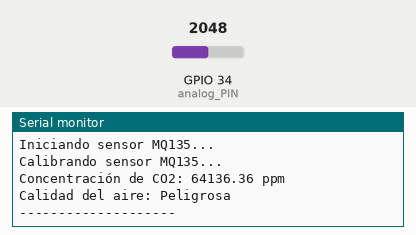
Recording of a program running on a simulated ESP32. Parts: the last lines printed to the serial monitor. The inputs (shaded band) are chosen by the test bench; at power-on: GPIO 34 (analog_PIN) = 2048.

Above: at 11.2 s.
11.3 s: GPIO 34 (analog_PIN) set to 960
At 13.7 s:
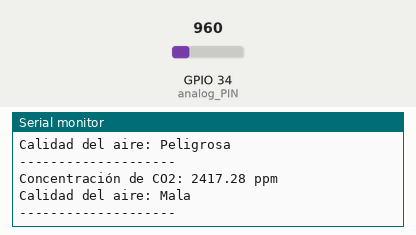
14.3 s: GPIO 34 (analog_PIN) set to 491
At 15.9 s:
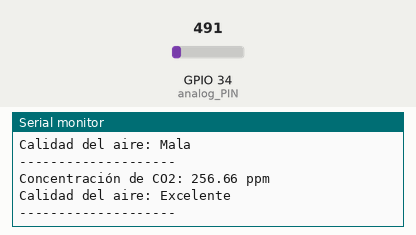
17.3 s: GPIO 34 (analog_PIN) set to 4095
At 19.1 s:
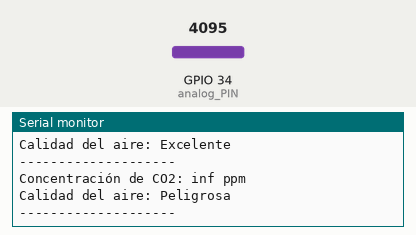
Timing chart, 0 to 20.6 s (numbered marks = the images above; inputs shaded):
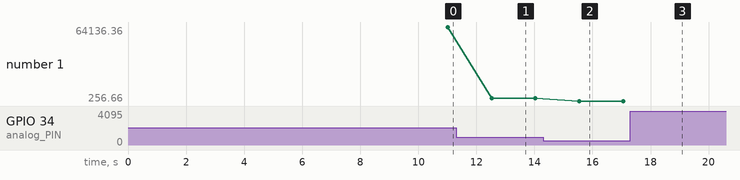

Measured:
- after the input at 11.3 s, the serial monitor: prints a new line after 1.2 s (image 1)
- after the input at 14.3 s, the serial monitor: prints a new line after 1.2 s (image 2)
- after the input at 17.3 s, the serial monitor: prints a new line after 1.3 s (image 3)
- plotted number 1: 64136.36 → 2417.28 after the input at 11.3 s, 2417.28 → 256.66 after the input at 14.3 s

The program:

main.cpp
```cpp
/*
 * MQ135 - Sensor de calidad de aire
 * Autor: Luis Ángel Cruz Díaz
 * Fecha:  17/11/2023
 *
 * Programa para medir la concentración de CO2 en el aire con un sensor MQ135
 * y evaluar la calidad del aire en función de la concentración de CO2. Este
 * programa utiliza la curva característica del sensor MQ135 para calibrar el
 * sensor y obtener la concentración de CO2 en partes por millón (ppm).
 *
 * El sensor MQ135 se conecta con el ESP8266 de la siguiente manera:
 *
 * ESP8266      MQ135       Power Supply
 * A0-----------A0
 * GND----------GND---------GND
 *              VCC---------5V
 *
 * El sensor MQ135 se conecta con el ESP32 de la siguiente manera:
 *
 * ESP32        MQ135       Power Supply
 * D34----------A0
 * GND----------GND---------GND
 *              VCC---------5V
 */

#include <Arduino.h>

#ifdef ESP8266_BOARD
    const int analog_PIN = A0;          // Pin analógico del ESP8266
    const int adc_resolution = 1024 - 1;// La resolución del ADC es de 10 bits
#elif defined(ESP32_BOARD)
    const int analog_PIN = 34;          // Pin analógico del ESP32
    const int adc_resolution = 4096 - 1;// La resolución del ADC es de 12 bits
#endif

const float VCC = 5;            // Voltaje de alimentación conectado al sensor MQ135
const float RL = 0.750;         // Resistencia de carga en ohmios (1 kΩ) del sensor MQ135
const float air_factor = 3.8;   // Factor de aire limpio (RS/Ro en aire limpio) obtenido de la hoja de datos
float RO = 7.70;                // Resistencia del sensor en aire limpio

float temperature = 25;         // Temperatura en grados Celsius
float humidity = 50;            // Humedad relativa en porcentaje

#define A 116.6020682           // Coeficiente A de la ecuación de correlación
#define B 2.769034857           // Coeficiente B de la ecuación de correlación

#define CORA .00035
#define CORB .02718
#define CORC 1.39538
#define CORD .0018
#define CORE -.003333333
#define CORF -.001923077
#define CORG 1.130128205

String evaluateAirQuality(float ppm) {
    if (ppm < 400) return "Excelente";
    else if (ppm < 1000) return "Buena";
    else if (ppm < 2000) return "Moderada";
    else if (ppm < 5000) return "Mala";
    else return "Peligrosa";
}

// Función para obtener el factor de corrección en función de la temperatura y humedad
float getCorrectionFactor(float tem, float hum) {
    if(tem < 20){
        return CORA * tem * tem - CORB * tem + CORC - (hum-33.)*CORD;
    } else {
        return CORE * tem + CORF * hum + CORG;
    }
}

// Función para obtener la resistencia del sensor MQ135
float getRS(int samples){
    float avgReadings = 0;
    for (int i = 0; i < samples; i++) {
        avgReadings += analogRead(analog_PIN);  // Leer el valor del sensor del pin analógico
        delay(10);
    }
    avgReadings /= samples;                     // Promedio de las lecturas de calibración
    float voltage = avgReadings * (VCC / adc_resolution);// Conversión de lectura a voltaje
    float RS = (VCC / voltage - 1) * RL;                 // Cálculo de resistencia RS
    return RS;
}

void calibrateRO() {
    RO = getRS(10000) / air_factor;             // Obtener resistencia RO en aire limpio
    Serial.printf("RO calibrado: %.2f Ω\n", RO);// Imprimir resistencia RO calibrada
}

float readCO2PPM() {
    float RS = getRS(100);                      // Obtener resistencia RS del sensor
    float RSCorrected = RS / getCorrectionFactor(temperature, humidity);// Corregir la resistencia RS
    float ppm = A * pow((RSCorrected/RO), -B);  // Calcular la concentración de CO2 en ppm
    return ppm;
}

void setup() {
    Serial.begin(115200);
    Serial.println("Iniciando sensor MQ135...");
    delay(10000);
    Serial.println("Calibrando sensor MQ135...");
    //calibrateRO();
}

void loop() {
    float ppm = readCO2PPM();
    if (ppm > 0) {
        Serial.printf("Concentración de CO2: %.2f ppm\n", ppm);
        String airQuality = evaluateAirQuality(ppm);
        Serial.printf("Calidad del aire: %s\n", airQuality.c_str());
    }
    Serial.println("--------------------");
    delay(500);
}
```
